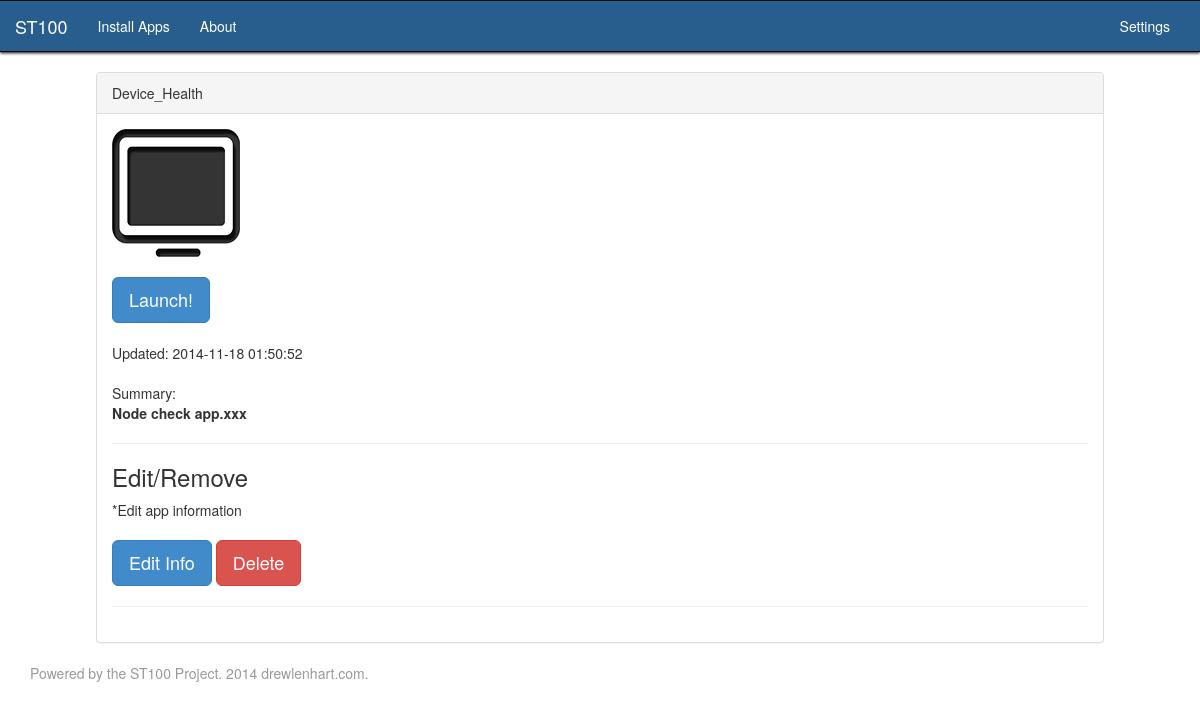
/appinfo.php?id=14, run on the app's committed database.
### tables this page shows
CREATE TABLE IF NOT EXISTS `common_entry` (
  `ID` int(5) NOT NULL AUTO_INCREMENT,
  `Name` varchar(30) NOT NULL,
  `Name_desc` varchar(30) NOT NULL,
  PRIMARY KEY (`ID`)
);

CREATE TABLE IF NOT EXISTS `app_info` (
  `ID` int(10) NOT NULL AUTO_INCREMENT,
  `Title` varchar(30) NOT NULL,
  `Location` varchar(100) NOT NULL,
  `Img_loc` varchar(100) NOT NULL,
  `Post_Date` timestamp NOT NULL DEFAULT CURRENT_TIMESTAMP ON UPDATE CURRENT_TIMESTAMP,
  `Summary` varchar(100) NOT NULL,
  PRIMARY KEY (`ID`)
);

### includes/database.class.php (called while the page is built, shortened)
<?php
class database
{
    public $pdo;
    private static $instance;
	private function __construct(){
		$db_username = "";
		$db_password = "";
		$db_name = "";
		$host = "";
	try{
		$this->pdo = new PDO('mysql:host='. $host .';dbname='.$db_name, $db_username, $db_password);
	}
		catch ( PDOException $exception ){
            	echo "Connection error :" . $exception ->getMessage();
	}
    }
	public static function getInstance(){
		if (!isset(self::$instance))
        {
            self::$instance = new $object;
        }
        return self::$instance;
    }
    function getDataSingle($query){
        $queryEx = $this->pdo->prepare($query);
        $queryEx->execute();
        return $queryEx->fetch(PDO::FETCH_ASSOC);
    }
}
?>

### appinfo.php (the view, shortened to what this page needs)
<?php
require_once('includes/database.class.php');
include ("includes/functions.php");
$db = database::getInstance();
$entryID = strip_tags($_GET['id']);
$query = "SELECT * FROM app_info where ID = '$entryID'";
$row = $db->getDataSingle($query);
$title = $row['Title'];
$sum = $row['Summary'];
$img = $row['Img_loc'];
$loc = $row['Location'];
$date = $row['Post_Date'];
?>
<?php include("includes/header.php"); ?>
<?php include("includes/navbar.php"); ?>
<article>
	<div class="panel panel-default">
	  <div class="panel-heading"><?php echo $title; ?></div>
	  <div class="panel-body">
	    <img src="<?php echo $img; ?>" /><br /><br />
            <a href="<?php echo $loc; ?>" class="btn btn-primary btn-lg">Launch!</a>
            <br /><br />
	    Updated: <?php echo $date; ?><br /><br />
	    Summary: <br />
	    <b><?php echo $sum; ?></b>
	    <hr />
	    <h3>Edit/Remove</h3>
	    *Edit app information<br /><br />
	    <a href="#" class="btn btn-primary btn-lg" data-toggle="modal" data-target="#myEdit">Edit Info</a>
	    <a href="#" class="btn btn-danger btn-lg" data-toggle="modal" data-target="#myRemove">Delete</a>
	    <hr />
	  </div>
	</div>
</article>
<?php include("includes/footer.php"); ?>

### includes/functions.php
<?php
require_once("database.class.php");
function get_title(){
	$db_once = database::getInstance();
	$sql = "SELECT * FROM common_entry where ID = 1";
        $row = $db_once->getDataSingle($sql);
	$Name = $row['Name'];
	echo $Name;
}
?>

### css/external.css (style rules this page uses)
article { margin-left: 8%; margin-right: 8%; }

### data on the page
common_entry: Name "ST100"
app_info: Title "Device_Health", Img_loc (placeholder picture), Post_Date "2014-11-18 01:50:52", Summary "Node check app.xxx"
